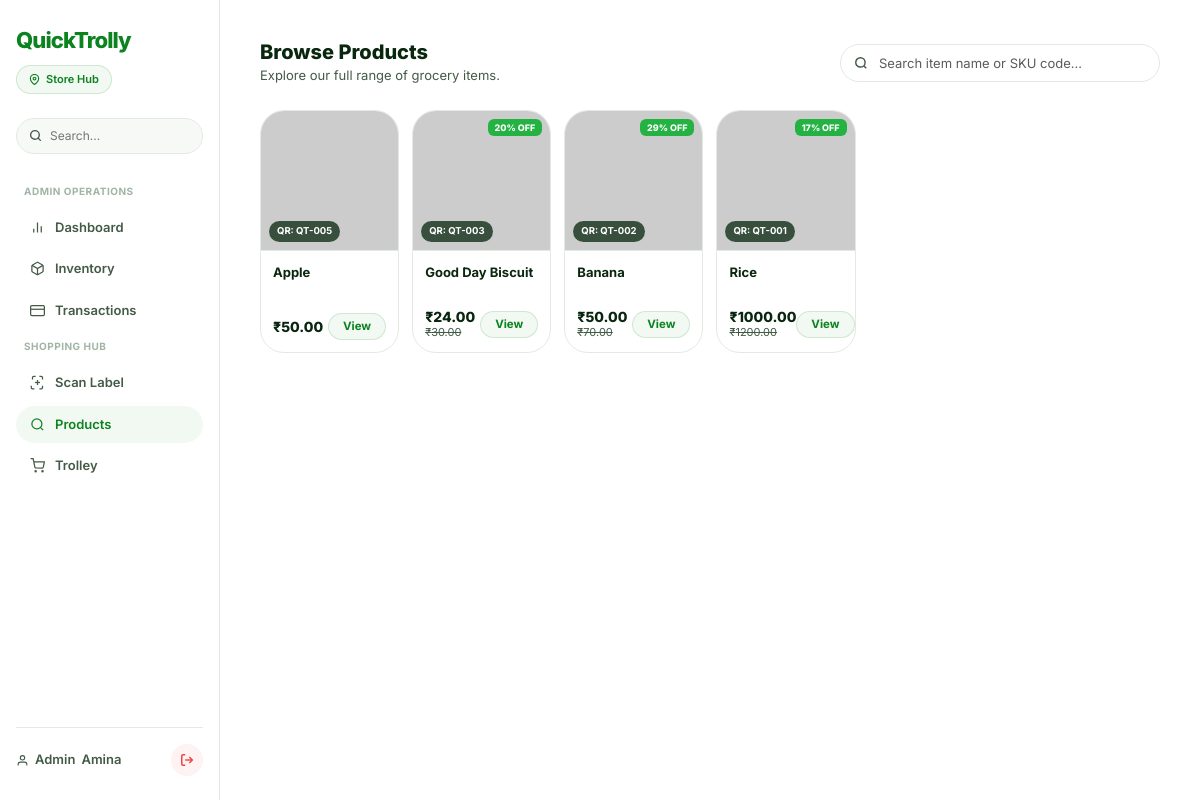
Screenshot of /products (signed in) with the database file from the repository.
### tables this page shows
CREATE TABLE products (
                id INTEGER PRIMARY KEY AUTOINCREMENT,
                name TEXT NOT NULL,
                price REAL NOT NULL,
                qr_code TEXT UNIQUE NOT NULL,
                image TEXT DEFAULT '',
                barcode_number TEXT UNIQUE,
                barcode_image TEXT DEFAULT NULL,
                created_at TIMESTAMP DEFAULT CURRENT_TIMESTAMP,
                updated_at TIMESTAMP DEFAULT NULL
            , original_price REAL DEFAULT 0.0);

### app.py (the view)
@app.route('/products')
@login_required
def view_products():
    products = db.get_all_products()
    return render_template('view_products.html', products=products)

### app.py (called while the page is built)
def login_required(f):
    @functools.wraps(f)
    def wrap(*args, **kwargs):
        if 'user_id' not in session:
            flash('Please log in to access this page.', 'warning')
            return redirect(url_for('login'))
        return f(*args, **kwargs)
    return wrap

### models.py (called while the page is built)
    def _row_to_dict(self, row):
        if row is None:
            return None
        return dict(row)

    def get_all_products(self):
        self.cursor.execute('SELECT * FROM products ORDER BY created_at DESC')
        rows = self.cursor.fetchall()
        products = []
        for row in rows:
            product = self._row_to_dict(row)
            product['_id'] = str(product['id'])
            products.append(product)
        return products

### templates/view_products.html (shortened to what this page needs)
{% extends "base.html" %}
{% block content %}
<div class="products-header">
    <div>
        <h2 style="font-weight: 800; font-size: 20px; color: var(--text-main); margin: 0 0 2px;">Browse Products</h2>
        <p style="margin: 0; color: var(--text-muted); font-size: 13px;">Explore our full range of grocery items.</p>
    </div>
    <div class="product-search">
        <input type="text" id="catalog-search" class="form-control" placeholder="Search item name or SKU code...">
    </div>
</div>
<div class="row g-3" id="products-grid">
    {% for product in products %}
    <div class="col-xl-2 col-lg-3 col-md-4 col-6" data-product-card>
        <a href="{{ url_for('product_details', product_id=product._id) }}" style="text-decoration: none; color: inherit; display: block; height: 100%;">
            <div class="catalog-shelf-card">
                <div class="catalog-image-viewport">
                    <img src="{{ product.image }}" class="catalog-img" alt="{{ product.name }}"
                         onerror="this.src='https://placehold.co/400x300/f6f9f6/a1b5a5?text=No+Image'">
                    <div class="catalog-card-badge">QR: {{ product.qr_code }}</div>
                    {% if product.original_price and product.original_price|float > product.price|float %}
                        {% set discount_pct = (((product.original_price|float - product.price|float) / product.original_price|float) * 100)|round|int %}
                        <div class="catalog-discount-badge">{{ discount_pct }}% OFF</div>
                    {% endif %}
                </div>
                <div class="catalog-body-panel">
                    <p class="catalog-item-name" title="{{ product.name }}">{{ product.name }}</p>
                    <div class="catalog-footer-row">
                        <div class="catalog-price-container">
                            <span class="catalog-item-price">₹{{ "%.2f"|format(product.price) }}</span>
                            {% if product.original_price and product.original_price|float > product.price|float %}
                                <span class="catalog-item-mrp">₹{{ "%.2f"|format(product.original_price) }}</span>
                            {% endif %}
                        </div>
                        <button class="catalog-view-btn" type="button" style="pointer-events: none;">
                            View
                        </button>
                    </div>
                </div>
            </div>
        </a>
    </div>
    {% endfor %}
</div>
{% endblock %}

### templates/base.html (shortened to what this page needs)
<!DOCTYPE html>
<html lang="en">
<head>
    <link href="https://cdn.jsdelivr.net/npm/bootstrap@5.3.0/dist/css/bootstrap.min.css" rel="stylesheet">
</head>
<body>
{% include "_navbar.html" %}
<div class="app-view-wrapper">
    <div class="app-main-viewport">
        {% block content %}{% endblock %}
    </div>
</div>
</body>
</html>

### templates/_navbar.html (shortened to what this page needs)
<nav class="market-header">
    <div class="brand-wrapper-context">
        <a class="market-brand" href="{{ url_for('index') }}">
            <span class="market-brand-title">QuickTrolly</span>
        </a>
        {% if session.get('user_id') %}
        <div class="store-pill" onclick="refreshLocation()">
            <svg width="11" height="11" viewBox="0 0 24 24" fill="none" stroke="currentColor" stroke-width="2.5" stroke-linecap="round" stroke-linejoin="round"><path d="M21 10c0 7-9 13-9 13s-9-6-9-13a9 9 0 0 1 18 0z"/><circle cx="12" cy="10" r="3"/></svg>
            <span id="store-location-id">Connecting...</span>
        </div>
        {% endif %}
    </div>
    {% if session.get('user_id') %}
        <div class="inventory-search-wrap">
            <div class="inventory-search-inner">
                <svg width="13" height="13" viewBox="0 0 24 24" fill="none" stroke="currentColor" stroke-width="2.5" stroke-linecap="round" stroke-linejoin="round"><circle cx="11" cy="11" r="8"/><line x1="21" y1="21" x2="16.65" y2="16.65"/></svg>
                <input type="text" placeholder="Search...">
            </div>
        </div>
        <div class="desktop-nav-menu-links">
            {% if session.get('role') == 'admin' %}
                <div class="drawer-section-title">Admin Operations</div>
                <a href="{{ url_for('admin_dashboard') }}" class="drawer-link" data-nav-link>
                    <svg width="15" height="15" viewBox="0 0 24 24" fill="none" stroke="currentColor" stroke-width="2"><line x1="18" y1="20" x2="18" y2="10"/><line x1="12" y1="20" x2="12" y2="4"/><line x1="6" y1="20" x2="6" y2="14"/></svg>
                    Dashboard
                </a>
                <a href="{{ url_for('admin_products') }}" class="drawer-link" data-nav-link>
                    Inventory
                </a>
                <a href="{{ url_for('admin_transactions') }}" class="drawer-link" data-nav-link>
                    <svg width="15" height="15" viewBox="0 0 24 24" fill="none" stroke="currentColor" stroke-width="2"><rect x="1" y="4" width="22" height="16" rx="2" ry="2"/><line x1="1" y1="10" x2="23" y2="10"/></svg>
                    Transactions
                </a>
            {% endif %}
            <div class="drawer-section-title">Shopping Hub</div>
            <a href="{{ url_for('scanner') }}" class="drawer-link" data-nav-link>
                Scan Label
            </a>
            <a href="{{ url_for('view_products') }}" class="drawer-link" data-nav-link>
                <svg width="15" height="15" viewBox="0 0 24 24" fill="none" stroke="currentColor" stroke-width="2"><circle cx="11" cy="11" r="8"/><line x1="21" y1="21" x2="16.65" y2="16.65"/></svg>
                Products
            </a>
            <a href="{{ url_for('cart') }}" class="drawer-link" data-nav-link>
                <svg width="15" height="15" viewBox="0 0 24 24" fill="none" stroke="currentColor" stroke-width="2"><circle cx="9" cy="21" r="1"/><circle cx="20" cy="21" r="1"/><path d="M1 1h4l2.68 13.39a2 2 0 0 0 2 1.61h9.72a2 2 0 0 0 2-1.61L23 6H6"/></svg>
                Trolley
            </a>
        </div>
        <div class="header-actions-panel">
            <span class="shopper-identity">
                <svg width="13" height="13" viewBox="0 0 24 24" fill="none" stroke="currentColor" stroke-width="2"><path d="M20 21v-2a4 4 0 0 0-4-4H8a4 4 0 0 0-4 4v2"/><circle cx="12" cy="7" r="4"/></svg>
                <span>{{ session.get('name').split()[0] if session.get('name') else 'User' }}</span>
             Amina     </span>
            <a href="{{ url_for('logout') }}" class="btn-desktop-logout" title="Sign Out">
                <svg width="14" height="14" viewBox="0 0 24 24" fill="none" stroke="currentColor" stroke-width="2.5"><path d="M9 21H5a2 2 0 0 1-2-2V5a2 2 0 0 1 2-2h4"/><polyline points="16 17 21 12 16 7"/><line x1="21" y1="12" x2="9" y2="12"/></svg>
            </a>
        </div>
    {% else %}
        <div class="auth-desktop-stack">
            <a href="{{ url_for('login') }}" class="drawer-link">Sign In</a>
            <a href="{{ url_for('signup') }}" class="btn btn-market-solid py-2 text-white">Register</a>
        </div>
    {% endif %}
</nav>

### templates/base.html (style rules this page uses)
:root { --supermarket-green: #0C831F; --supermarket-green-dark: #075E14; --supermarket-green-light: #F2F9F3; --supermarket-green-border: rgba(12, 131, 31, 0.15); --alert-red: #ef4444; --alert-red-light: #fef2f2; --canvas-white: #ffffff; --aisle-gray: #f6f9f6; --border-flat: #e2ebe3; --border-focus: #0C831F; --text-main: #09260E; --text-muted: #435A47; --text-sub: #A1B5A5; --radius-pill: 999px; --radius-box: 24px; --sidebar-width: 220px; --mobile-nav-height: 56px; }
*, *::before, *::after { box-sizing: border-box; margin: 0; padding: 0; box-shadow: none !important; text-shadow: none !important; font-family: 'Inter', -apple-system, BlinkMacSystemFont, sans-serif !important; }
html, body { width: 100%; min-height: 100vh; background-color: var(--canvas-white); color: var(--text-main); font-size: 13px; line-height: 1.5; -webkit-font-smoothing: antialiased; }
a { text-decoration: none; color: inherit; }
.market-header { position: fixed; top: 0; bottom: 0; left: 0; width: var(--sidebar-width); background: var(--canvas-white); display: flex; flex-direction: column; align-items: stretch; padding: 24px 16px; z-index: 1000; gap: 20px; border-right: 1px solid var(--border-flat); }
.brand-wrapper-context { display: flex; flex-direction: column; gap: 8px; }
.market-brand { display: flex; align-items: center; }
.market-brand-title { color: var(--supermarket-green); font-weight: 800; font-size: 22px; letter-spacing: -0.04em; }
.store-pill { display: inline-flex; align-items: center; gap: 6px; width: fit-content; background: var(--supermarket-green-light); border: 1px solid var(--supermarket-green-border); border-radius: var(--radius-pill); padding: 5px 12px; color: var(--supermarket-green); font-size: 11px; font-weight: 600; cursor: pointer; }
.inventory-search-wrap { width: 100%; margin: 4px 0; }
.inventory-search-inner { display: flex; align-items: center; gap: 8px; background: var(--aisle-gray); border: 1px solid var(--border-flat); padding: 8px 12px; border-radius: var(--radius-pill); }
.inventory-search-inner input { background: transparent; border: none; outline: none; font-size: 12px; color: var(--text-main); width: 100%; }
.inventory-search-inner svg { color: var(--text-muted); flex-shrink: 0; }
.desktop-nav-menu-links { display: flex; flex-direction: column; gap: 4px; flex: 1; }
.header-actions-panel { display: flex; align-items: center; justify-content: space-between; padding-top: 16px; border-top: 1px solid var(--border-flat); margin-top: auto; }
.shopper-identity { display: flex; align-items: center; gap: 6px; font-weight: 600; color: var(--text-muted); }
.btn-desktop-logout { color: var(--alert-red); display: flex; align-items: center; justify-content: center; width: 32px; height: 32px; border-radius: 50%; background: var(--alert-red-light); }
.drawer-section-title { font-size: 10px; font-weight: 700; color: var(--text-sub); text-transform: uppercase; letter-spacing: .05em; padding: 6px 8px; }
.drawer-link { display: flex; align-items: center; gap: 10px; padding: 9px 14px; color: var(--text-muted); font-weight: 600; font-size: 13px; border-radius: var(--radius-pill); transition: all 0.1s ease; }
.drawer-link:hover, .drawer-link.active { background: var(--supermarket-green-light); color: var(--supermarket-green); }
.app-view-wrapper { padding-left: var(--sidebar-width); min-height: 100vh; background: var(--canvas-white); }
.app-main-viewport { width: 100%; padding: 40px; max-width: 1200px; margin: 0 auto; }

### rows the page displays
products: qr_code "QT-005", name "Apple", price "50.00"
products: qr_code "QT-003", discount_pct "20", name "Good Day Biscuit", price "24.00", original_price "30.00"
products: qr_code "QT-002", discount_pct "29", name "Banana", price "50.00", original_price "70.00"
products: qr_code "QT-001", discount_pct "17", name "Rice", price "1000.00", original_price "1200.00"

### other values shown
{{ session.get('name').split()[0] if session.get('name') else 'User' }} "Admin"
